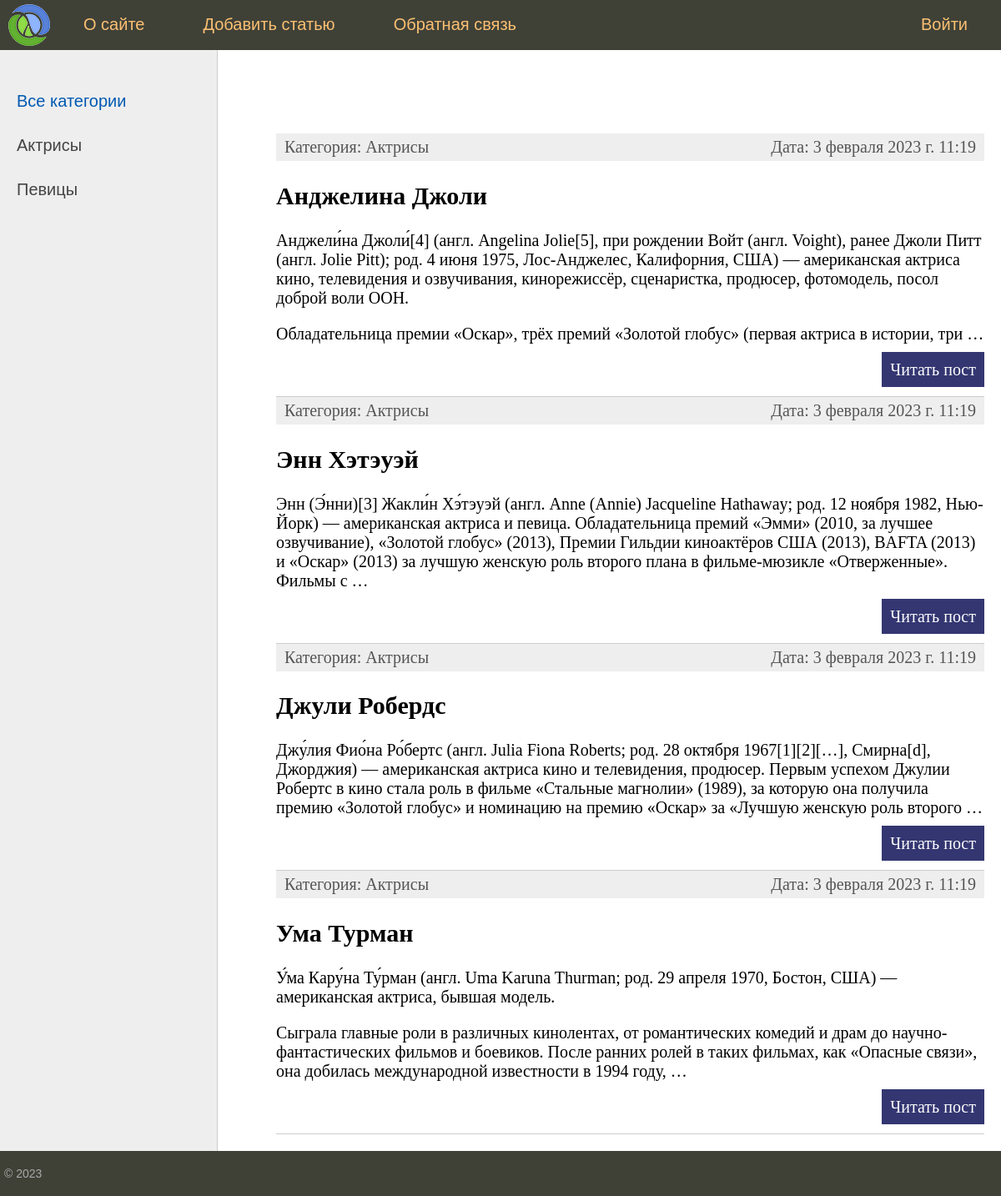
The app's page /, older data.
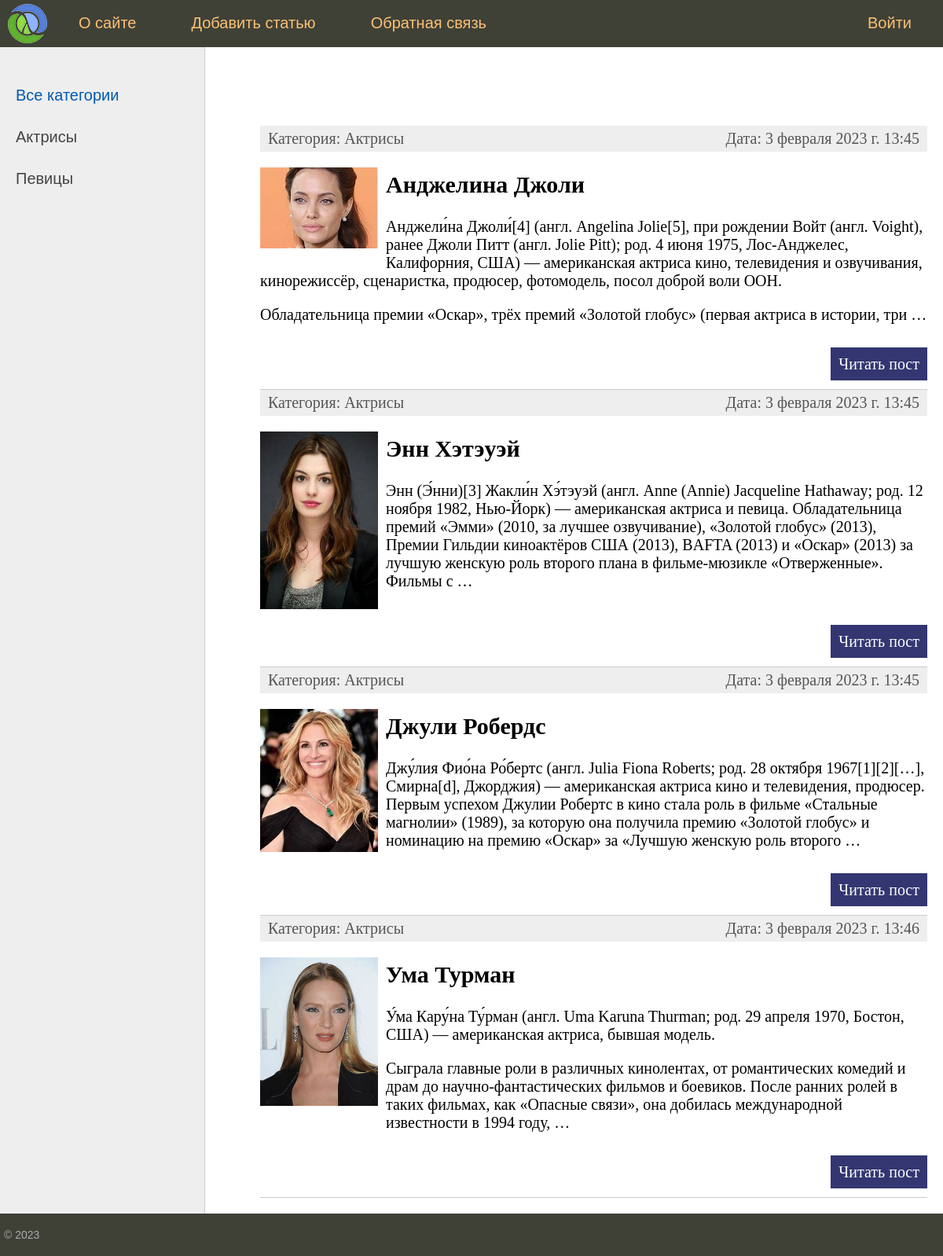
The same page, newer data.
### women/models.py (models this page shows, shortened)
class Women(models.Model):
    title = models.CharField(max_length=255)
    slug = models.SlugField(max_length=255,unique=True,db_index=True,verbose_name='URL')
    content = models.TextField(blank=True)
    photo = models.ImageField(upload_to="photos/%Y",blank=True)
    time_create = models.DateTimeField(auto_now_add=True)
    time_update = models.DateTimeField(auto_now=True)
    is_published = models.BooleanField(default=True)
    cat = models.ForeignKey('Category',on_delete=models.PROTECT)
    class Meta:
        verbose_name = 'Известные женщины'
        verbose_name_plural = 'Известные женщины'
        ordering = ['time_create']

class Category(models.Model):
    name = models.CharField(max_length=100,db_index=True)
    slug = models.SlugField(max_length=255,unique=True,db_index=True,verbose_name='URL')
    def __str__(self):
        return self.name
    def get_absolute_url(self):
        return reverse('category',kwargs={'cat_id':self.pk})
    class Meta:
        verbose_name = 'Категория'
        verbose_name_plural = 'Категории'

### women/views.py (the view)
# urls.py: path('',index, name = 'home'),
def index(request):
    posts = Women.objects.all()
    context = {'posts':posts,
               'menu':menu,
               'title':'Главная страница',
               'cat_selected':0}
    return render(request,'women/index.html',context=context)

### women/templatetags/women_tags.py (called while the page is built)
@register.inclusion_tag('women/list_categories.html')
def show_categories(sort=None,cat_selected=0):
    if not sort:
        cats = Category.objects.all()
    else:
        cats = Category.objects.order_by(sort)
    return {'cats':cats,'cat_selected':cat_selected}

### women/templates/women/index.html (shortened to what this page needs)
{% extends 'women/base.html' %}
{% block content %}
<ul class="list-articles">
	{% for p in posts %}
			<li><div class="article-panel">
				<p class="first">Категория: {{ p.cat }}</p>
				<p class="last">Дата: {{ p.time_update }}</p>
			</div>
{% if p.photo %}
	<p><img class="img-article-left thumb" src="{{ p.photo.url }}"></p>
{% endif %}
				<h2>{{p.title}}</h2>
	{{p.content|linebreaks|truncatewords:50}}
			<p class="link-read-post"><a href="{% url 'post' p.pk %}">Читать пост</a></p>
			</li>
	{% endfor %}
</ul>
{% endblock %}

Row changes from the older to the newer data that the page shows:
changed Women "Анджелина Джоли": time_update "3 февраля 2023 г. 11:19" → "3 февраля 2023 г. 13:45"; photo: picture added
changed Women "Энн Хэтэуэй": time_update "3 февраля 2023 г. 11:19" → "3 февраля 2023 г. 13:45"; photo: picture added
changed Women "Джули Робердс": time_update "3 февраля 2023 г. 11:19" → "3 февраля 2023 г. 13:45"; photo: picture added
changed Women "Ума Турман": time_update "3 февраля 2023 г. 11:19" → "3 февраля 2023 г. 13:46"; photo: picture added
